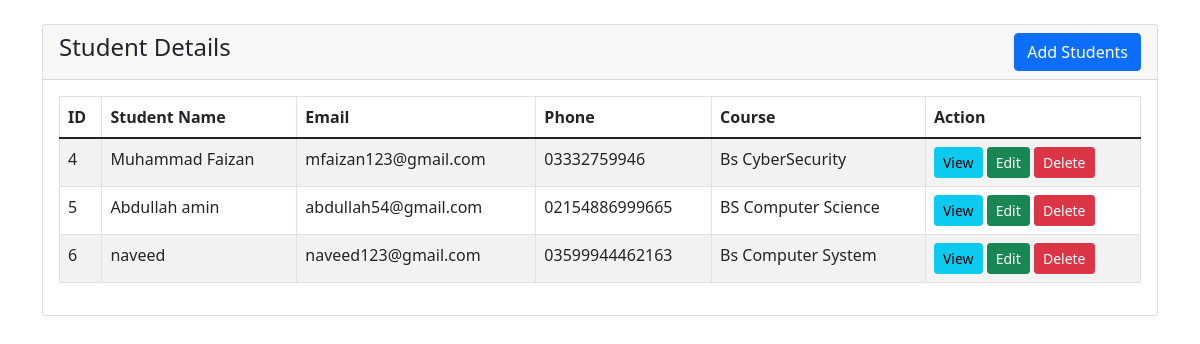
The page / on the database its author committed.
### tables this page shows
CREATE TABLE IF NOT EXISTS `students` (
  `id` int NOT NULL AUTO_INCREMENT,
  `name` varchar(191) NOT NULL,
  `email` varchar(191) NOT NULL,
  `phone` varchar(191) NOT NULL,
  `course` varchar(191) NOT NULL,
  PRIMARY KEY (`id`)
);

### index.php (the view, shortened to what this page needs)
<?php
    require 'dbcon.php';
?>
<!doctype html>
<html lang="en">
  <head>
    <link href="https://cdn.jsdelivr.net/npm/bootstrap@5.1.3/dist/css/bootstrap.min.css" rel="stylesheet">
</head>
<body>
    <div class="container mt-4">
        <div class="row">
            <div class="col-md-12">
                <div class="card">
                    <div class="card-header">
                        <h4>Student Details
                            <a href="student-create.php" class="btn btn-primary float-end">Add Students</a>
                        </h4>
                    </div>
                    <div class="card-body">
                        <table class="table table-bordered table-striped">
                            <thead>
                                <tr>
                                    <th>ID</th>
                                    <th>Student Name</th>
                                    <th>Email</th>
                                    <th>Phone</th>
                                    <th>Course</th>
                                    <th>Action</th>
                                </tr>
                            </thead>
                            <tbody>
                                <?php
                                    $query = "SELECT * FROM students";
                                    $query_run = mysqli_query($con, $query);
                                    if(mysqli_num_rows($query_run) > 0)
                                    {
                                        foreach($query_run as $student)
                                        {
                                            ?>
                                            <tr>
                                                <td><?= $student['id']; ?></td>
                                                <td><?= $student['name']; ?></td>
                                                <td><?= $student['email']; ?></td>
                                                <td><?= $student['phone']; ?></td>
                                                <td><?= $student['course']; ?></td>
                                                <td>
                                                    <a href="student-view.php?id=<?= $student['id']; ?>" class="btn btn-info btn-sm">View</a>
                                                    <a href="student-edit.php?id=<?= $student['id']; ?>" class="btn btn-success btn-sm">Edit</a>
                                                    <form action="code.php" method="POST" class="d-inline">
                                                        <button type="submit" name="delete_student" value="<?=$student['id'];?>" class="btn btn-danger btn-sm">Delete</button>
                                                    </form>
                                                </td>
                                            </tr>
                                            <?php
                                        }
                                    }
                                    else
                                    {
                                        echo "<h5> No Record Found </h5>";
                                    }
                                ?>
                            </tbody>
                        </table>
                    </div>
                </div>
            </div>
        </div>
    </div>
</body>
</html>

### rows shown on the page
students: id "4", name "Muhammad Faizan", email "mfaizan123@gmail.com", phone "03332759946", course "Bs CyberSecurity"
students: id "5", name "Abdullah amin", email "abdullah54@gmail.com", phone "02154886999665", course "BS Computer Science"
students: id "6", name "naveed", email "naveed123@gmail.com", phone "03599944462163", course "Bs Computer System"
